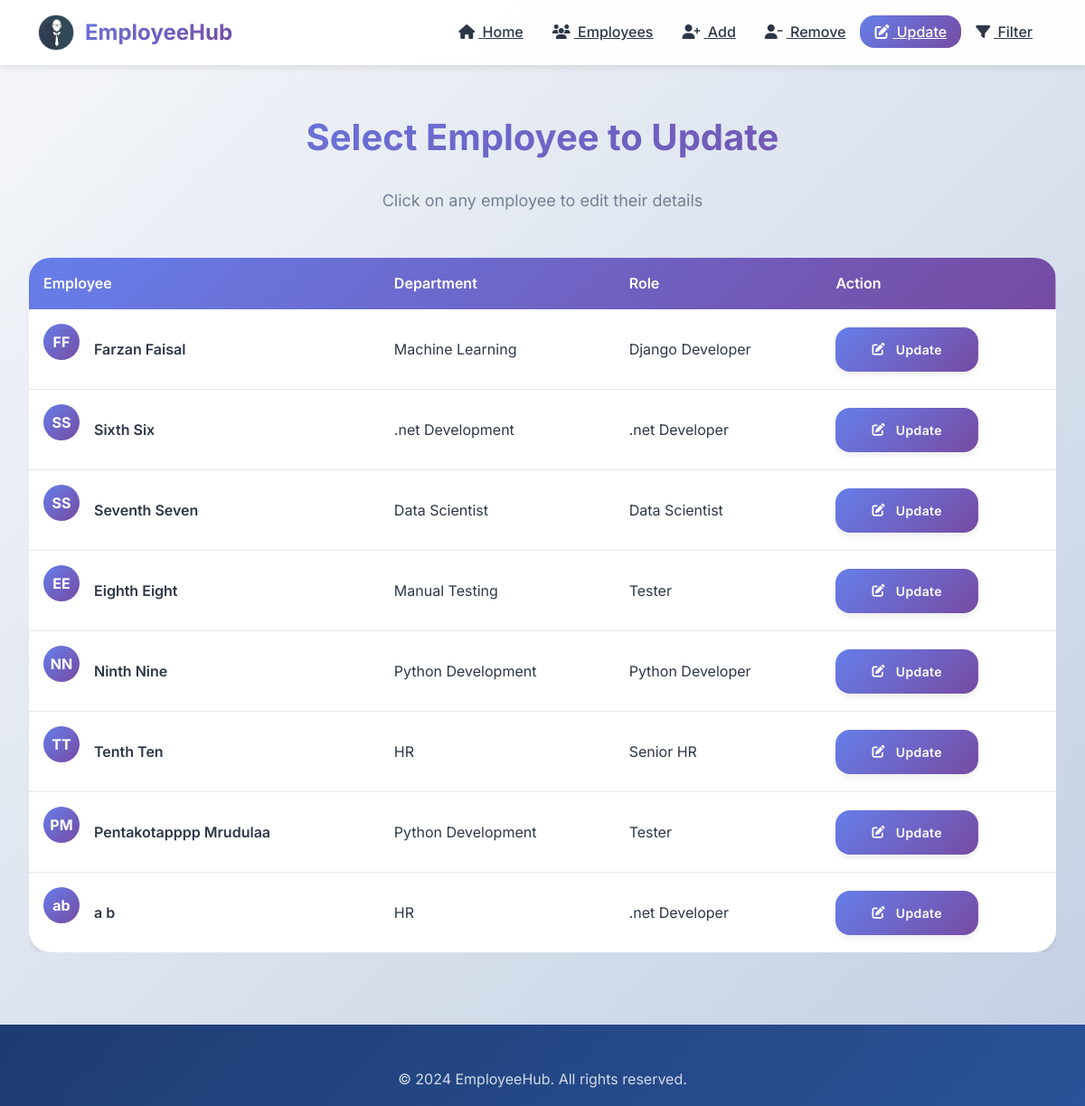
/employees/, run on the app's committed database.
### emp_app/models.py (models this page shows, shortened)
class Employee(models.Model):
    emp_id = models.AutoField(primary_key=True)
    first_name = models.CharField(max_length=50, null=False)
    last_name = models.CharField(max_length=50)
    dept = models.ForeignKey(Department, on_delete=models.CASCADE)
    salary = models.IntegerField(default=0)
    bonus = models.IntegerField(default=0)
    role = models.ForeignKey(Role, on_delete=models.CASCADE)
    phone_num = models.IntegerField(default=0)
    hire_date = models.DateField()

class Department(models.Model):
    name = models.CharField(max_length=50, null=False)
    location = models.CharField(max_length=100)

class Role(models.Model):
    name = models.CharField(max_length=50, null=False)

### emp_app/views.py (the view)
# urls.py: path('employees/', views.listEmployees, name='list_employees'),
def listEmployees(request):
    emps = Employee.objects.all()
    context = {
        'emps': emps
    }
    return render(request, 'list_employees.html', context)

### emp_app/templates/list_employees.html (shortened to what this page needs)
{% load static %}
<!DOCTYPE html>
<html lang="en">
<head>
    <link href="https://cdn.jsdelivr.net/npm/bootstrap@5.3.0/dist/css/bootstrap.min.css" rel="stylesheet">
    <link rel="stylesheet" href="https://cdnjs.cloudflare.com/ajax/libs/font-awesome/6.4.0/css/all.min.css">
    <link rel="stylesheet" href="{% static 'emp_app/css/main.css' %}">
</head>
<body>
    <nav class="navbar navbar-expand-lg navbar-custom">
        <div class="container">
            <a class="navbar-brand-custom" href="/">
                <img src="{% static 'emp_app/images/ehub.png' %}" alt="Logo" width="40" height="40">
                <span>EmployeeHub</span>
            </a>
            <div class="collapse navbar-collapse" id="navbarNav">
                <ul class="navbar-nav ms-auto">
                    <li class="nav-item"><a class="nav-link-custom" href="/"><i class="fas fa-home me-1"></i> Home</a></li>
                    <li class="nav-item"><a class="nav-link-custom" href="/all-emp"><i class="fas fa-users me-1"></i> Employees</a></li>
                    <li class="nav-item"><a class="nav-link-custom" href="/add-emp"><i class="fas fa-user-plus me-1"></i> Add</a></li>
                    <li class="nav-item"><a class="nav-link-custom" href="/remove-emp"><i class="fas fa-user-minus me-1"></i> Remove</a></li>
                    <li class="nav-item"><a class="nav-link-custom active" href="/employees"><i class="fas fa-edit me-1"></i> Update</a></li>
                    <li class="nav-item"><a class="nav-link-custom" href="/filter-emp"><i class="fas fa-filter me-1"></i> Filter</a></li>
                </ul>
            </div>
        </div>
    </nav>
    <section class="page-container mt-4">
        <div class="text-center mb-4">
            <h1 class="section-title">Select Employee to Update</h1>
            <p class="section-subtitle">Click on any employee to edit their details</p>
        </div>
        <div class="table-responsive">
            <table class="table-modern">
                <thead>
                    <tr>
                        <th>Employee</th>
                        <th>Department</th>
                        <th>Role</th>
                        <th>Action</th>
                    </tr>
                </thead>
                <tbody>
                    {% for emp in emps %}
                    <tr>
                        <td>
                            <div class="d-flex align-items-center">
                                <div class="employee-avatar me-3" style="width: 40px; height: 40px; font-size: 1rem;">
                                    {{ emp.first_name|first }}{{ emp.last_name|first }}
                                </div>
                                <div>
                                    <div style="font-weight: 600;">{{ emp.first_name }} {{ emp.last_name }}</div>
                                </div>
                            </div>
                        </td>
                        <td>{{ emp.dept.name }}</td>
                        <td>{{ emp.role.name }}</td>
                        <td>
                            <a href="{% url 'update_emp' emp.emp_id %}" class="btn btn-sm btn-gradient">
                                <i class="fas fa-edit me-1"></i> Update
                            </a>
                        </td>
                    </tr>
                    {% endfor %}
                </tbody>
            </table>
        </div>
    </section>
    <footer class="footer-modern mt-5">
        <div class="container">
            <div class="text-center">
                <p style="opacity: 0.8; margin: 0;">&copy; 2024 EmployeeHub. All rights reserved.</p>
            </div>
        </div>
    </footer>
</body>
</html>

### emp_app/static/emp_app/css/main.css (style rules this page uses)
:root { --primary-gradient: linear-gradient(135deg, #667eea 0%, #764ba2 100%); --secondary-gradient: linear-gradient(135deg, #f093fb 0%, #f5576c 100%); --accent-gradient: linear-gradient(135deg, #4facfe 0%, #00f2fe 100%); --success-gradient: linear-gradient(135deg, #43e97b 0%, #38f9d7 100%); --dark-gradient: linear-gradient(135deg, #1e3c72 0%, #2a5298 100%); --primary-color: #667eea; --secondary-color: #764ba2; --accent-color: #4facfe; --success-color: #43e97b; --warning-color: #ffa726; --danger-color: #f5576c; --dark-color: #1e3c72; --light-color: #f8f9fa; --text-primary: #2d3748; --text-secondary: #718096; --bg-light: #f7fafc; --bg-white: #ffffff; --border-color: #e2e8f0; --shadow-sm: 0 2px 4px rgba(0,0,0,0.05); --shadow-md: 0 4px 6px rgba(0,0,0,0.07); --shadow-lg: 0 10px 25px rgba(0,0,0,0.1); --shadow-xl: 0 20px 40px rgba(0,0,0,0.15); --shadow-glow: 0 0 30px rgba(102, 126, 234, 0.3); --spacing-xs: 0.5rem; --spacing-sm: 1rem; --spacing-md: 1.5rem; --spacing-lg: 2rem; --spacing-xl: 3rem; --radius-sm: 0.5rem; --radius-md: 1rem; --radius-lg: 1.5rem; --radius-xl: 2rem; --radius-full: 9999px; --transition-fast: 0.2s ease; --transition-base: 0.3s ease; --transition-slow: 0.5s ease; }
* { margin: 0; padding: 0; box-sizing: border-box; }
body { font-family: 'Inter', 'Segoe UI', Tahoma, Geneva, Verdana, sans-serif; color: var(--text-primary); background: linear-gradient(135deg, #f5f7fa 0%, #c3cfe2 100%); background-attachment: fixed; line-height: 1.6; overflow-x: hidden; }
.navbar-custom { background: rgba(255, 255, 255, 0.95); backdrop-filter: blur(10px); box-shadow: var(--shadow-md); padding: 1rem 0; position: sticky; top: 0; z-index: 1000; transition: all var(--transition-base); }
.navbar-brand-custom { display: flex; align-items: center; gap: 0.75rem; font-weight: 700; font-size: 1.5rem; background: var(--primary-gradient); -webkit-background-clip: text; -webkit-text-fill-color: transparent; background-clip: text; transition: all var(--transition-base); }
.navbar-brand-custom img { transition: transform var(--transition-base); }
.nav-link-custom { color: var(--text-primary); font-weight: 500; padding: 0.5rem 1rem; border-radius: var(--radius-md); transition: all var(--transition-base); position: relative; overflow: hidden; }
.nav-link-custom::before { content: ''; position: absolute; bottom: 0; left: 50%; width: 0; height: 2px; background: var(--primary-gradient); transition: all var(--transition-base); transform: translateX(-50%); }
.nav-link-custom.active { background: var(--primary-gradient); color: white; }
.btn-gradient { background: var(--primary-gradient); color: white; border: none; padding: 0.875rem 2.5rem; border-radius: var(--radius-md); font-weight: 600; cursor: pointer; transition: all var(--transition-base); position: relative; overflow: hidden; box-shadow: var(--shadow-md); text-align: center; display: inline-flex; align-items: center; justify-content: center; gap: 0.5rem; letter-spacing: 0.025em; }
.btn-gradient::before { content: ''; position: absolute; top: 0; left: -100%; width: 100%; height: 100%; background: linear-gradient(90deg, transparent, rgba(255,255,255,0.3), transparent); transition: left 0.5s; }
.table-modern { width: 100%; background: white; border-radius: var(--radius-lg); overflow: hidden; box-shadow: var(--shadow-md); }
.table-modern thead { background: var(--primary-gradient); color: white; }
.table-modern th { padding: 1rem; font-weight: 600; text-align: left; }
.table-modern td { padding: 1rem; border-bottom: 1px solid var(--border-color); }
.table-modern tbody tr { transition: all var(--transition-fast); }
.table-modern tbody tr:last-child td { border-bottom: none; }
.employee-avatar { width: 80px; height: 80px; border-radius: 50%; background: var(--primary-gradient); display: flex; align-items: center; justify-content: center; font-size: 2rem; font-weight: 700; color: white; margin-bottom: 1rem; }
.footer-modern { background: linear-gradient(135deg, #1e3c72 0%, #2a5298 100%); color: white; padding: 3rem 0 1rem; margin-top: 4rem; }
.page-container { max-width: 1400px; margin: 0 auto; padding: 2rem; }
.section-title { font-size: 2.5rem; font-weight: 700; margin-bottom: 2rem; background: var(--primary-gradient); -webkit-background-clip: text; -webkit-text-fill-color: transparent; background-clip: text; text-align: center; }
.section-subtitle { color: var(--text-secondary); text-align: center; margin-bottom: 3rem; font-size: 1.125rem; }

### data on the page
Employee: first_name|first "F", last_name|first "F", first_name "Farzan", last_name "Faisal", dept.name "Machine Learning", role.name "Django Developer"
Employee: first_name|first "S", last_name|first "S", first_name "Sixth", last_name "Six", dept.name ".net Development", role.name ".net Developer"
Employee: first_name|first "S", last_name|first "S", first_name "Seventh", last_name "Seven", dept.name "Data Scientist", role.name "Data Scientist"
Employee: first_name|first "E", last_name|first "E", first_name "Eighth", last_name "Eight", dept.name "Manual Testing", role.name "Tester"
Employee: first_name|first "N", last_name|first "N", first_name "Ninth", last_name "Nine", dept.name "Python Development", role.name "Python Developer"
Employee: first_name|first "T", last_name|first "T", first_name "Tenth", last_name "Ten", dept.name "HR", role.name "Senior HR"
Employee: first_name|first "P", last_name|first "M", first_name "Pentakotapppp", last_name "Mrudulaa", dept.name "Python Development", role.name "Tester"
Employee: first_name|first "a", last_name|first "b", first_name "a", last_name "b", dept.name "HR", role.name ".net Developer"
